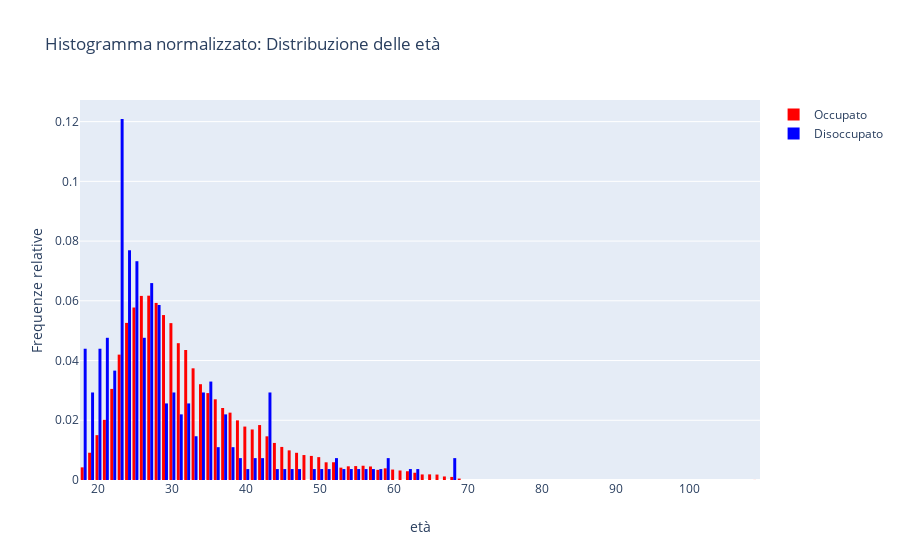

The notebook cell this image was saved under:
### Markdown cell above
Generate adesso gli istogrammi normalizzati dell'età dei disoccupati e dei lavoratori.

### Code cell
# Solution

hist1 = go.Histogram(x =  ageArray[jobArray == 'YES'],
              name = "Occupato",
             histnorm = 'probability',
             marker = dict(color = 'rgb(255,0,0)')         
             )

hist2 = go.Histogram(x =  ageArray[jobArray == 'NO'],
              name = "Disoccupato",
              histnorm='probability',
              marker = dict(color = 'rgb(0,0,255)')       
             ) 
 

layout = go.Layout(title = 'Histogramma normalizzato: Distribuzione delle età', xaxis = dict(title ='età'), yaxis = dict(title = 'Frequenze relative'))

groupBox = go.Figure(data = [hist1,  hist2], layout = layout)

py.iplot(groupBox)

### Figure 1 — Plotly figure (JSON) as saved in the notebook; plotly's stock layout.template omitted (floating-point values rounded to 4 significant figures; data arrays with more than 128 entries replaced by an {"elided": "..."} marker saying what was removed)
{"data": [{"histnorm": "probability", "marker": {"color": "rgb(255,0,0)"}, "name": "Occupato", "type": "histogram", "x": {"elided": "51475 int values"}}, {"histnorm": "probability", "marker": {"color": "rgb(0,0,255)"}, "name": "Disoccupato", "type": "histogram", "x": {"elided": "273 int values"}}], "layout": {"title": {"text": "Histogramma normalizzato: Distribuzione delle età"}, "xaxis": {"title": {"text": "età"}}, "yaxis": {"title": {"text": "Frequenze relative"}}}}
